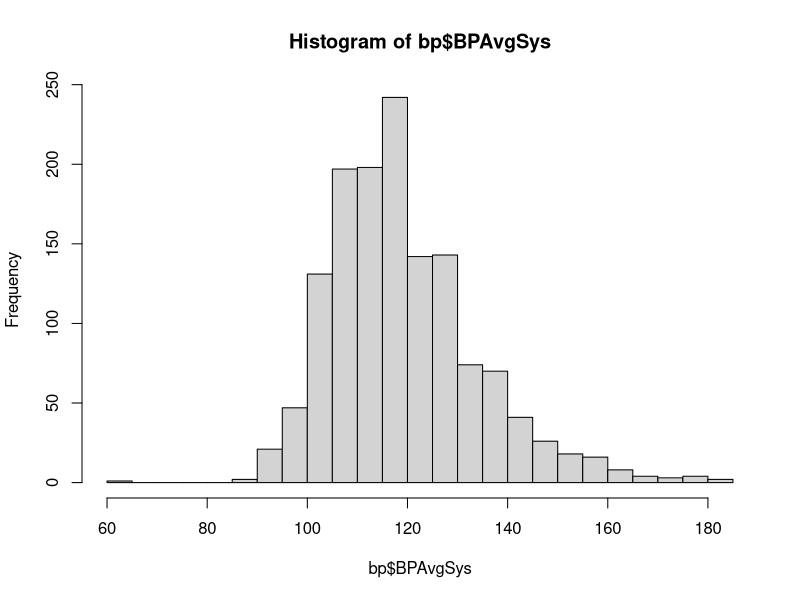
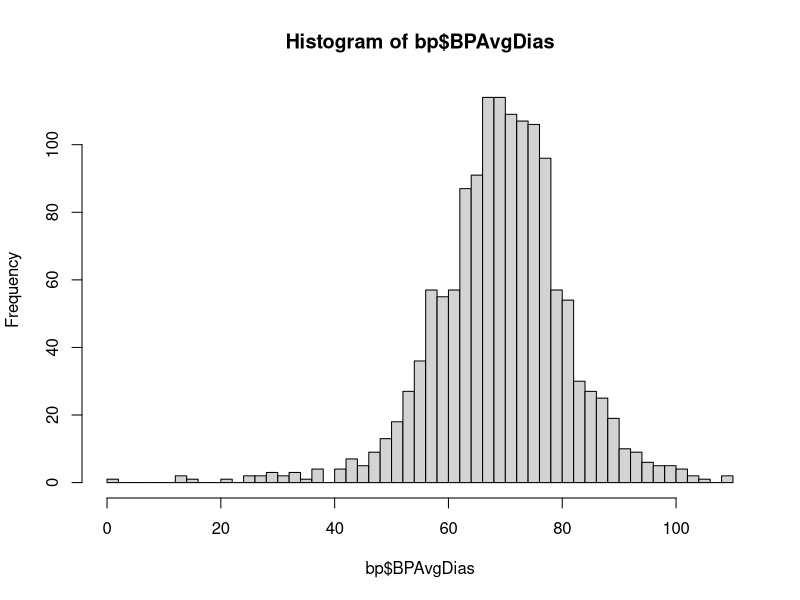
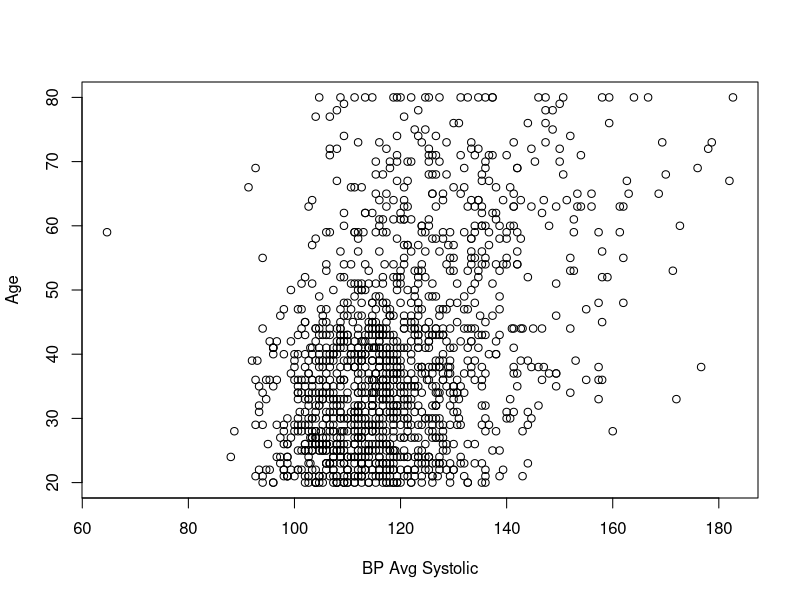
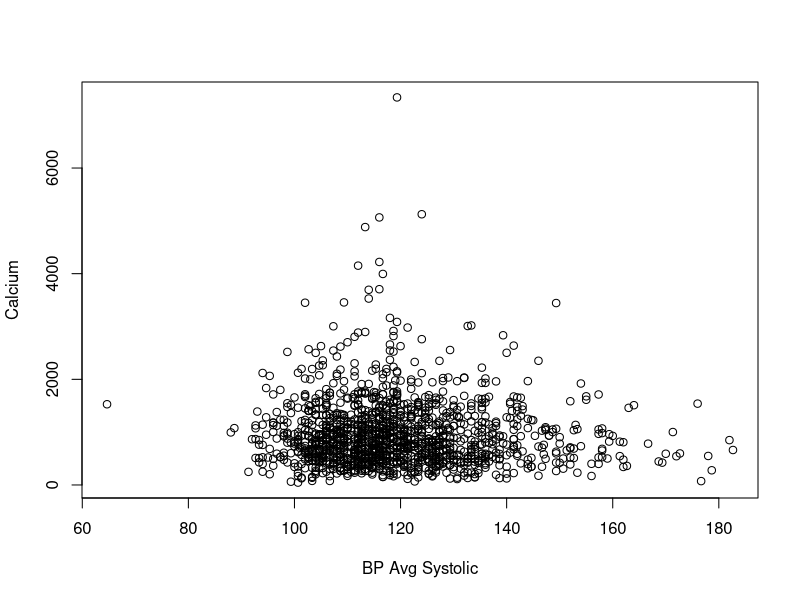
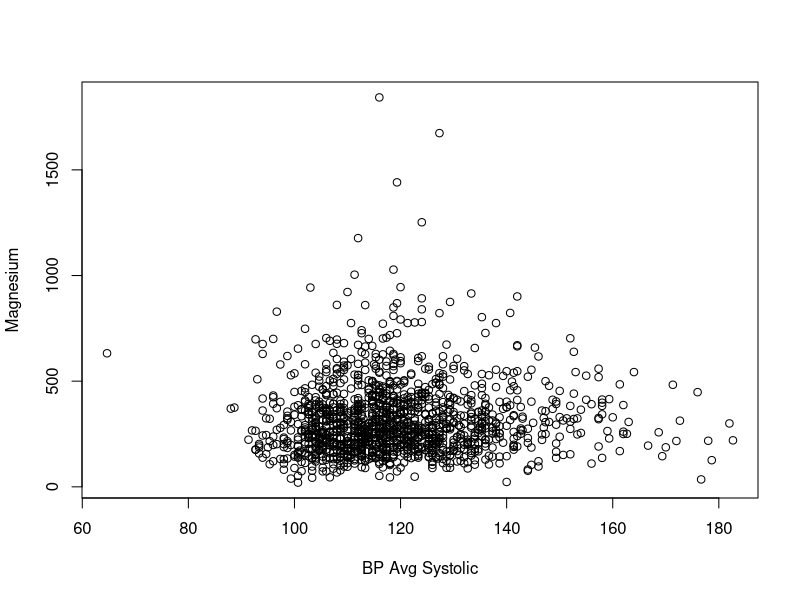
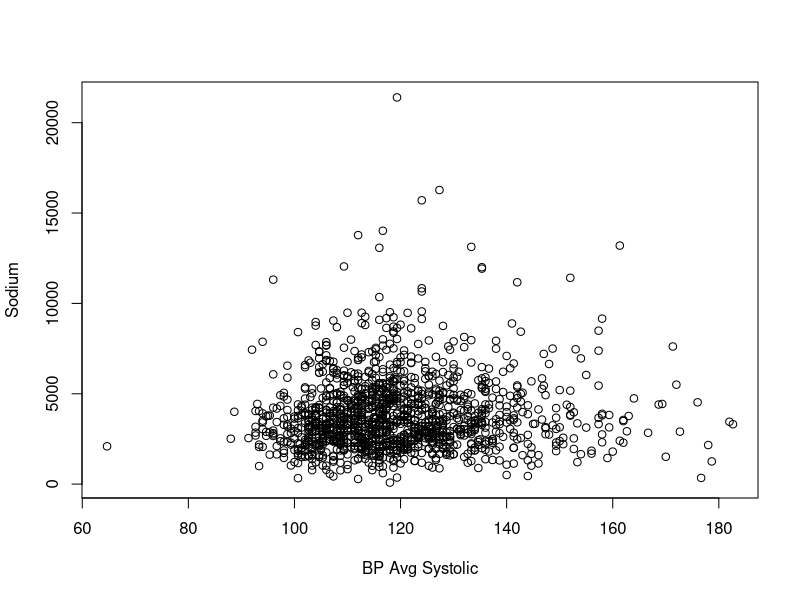
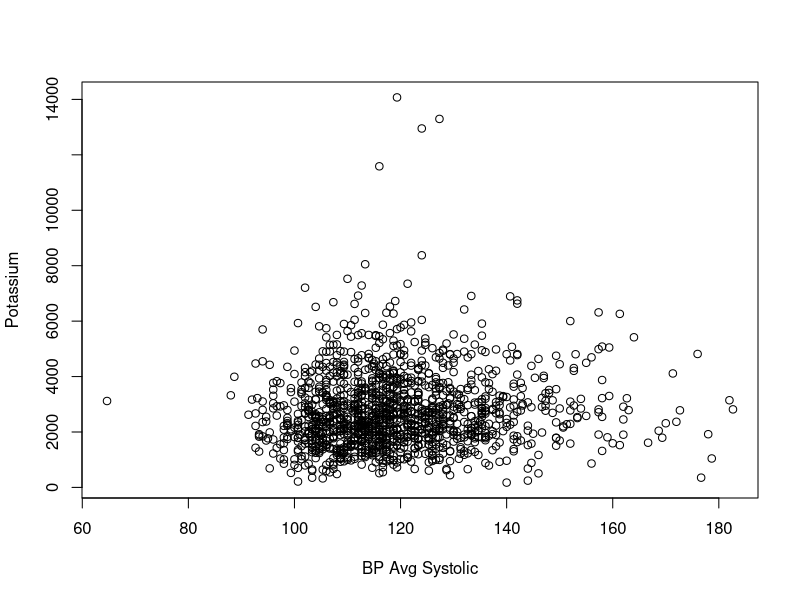
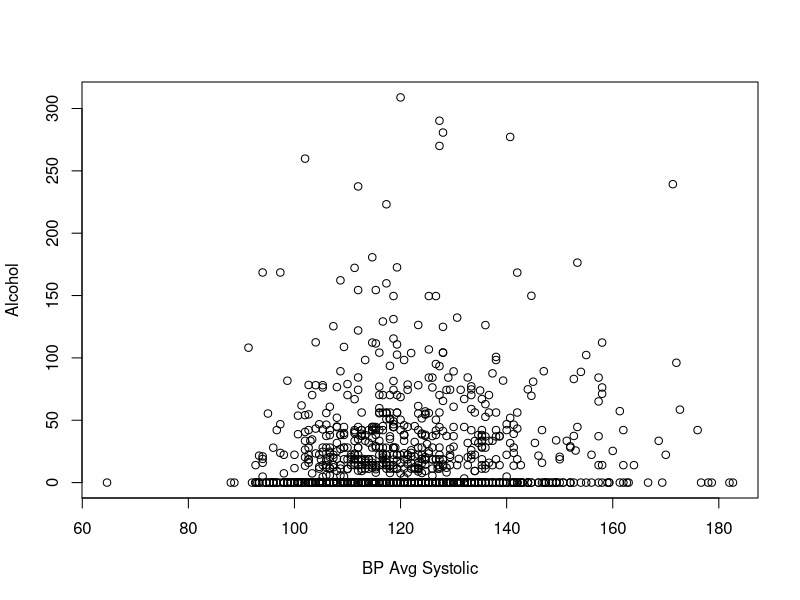

Here is the R script that generated these plots, in order:
## ---- chunk 1
knitr::opts_chunk$set(echo = TRUE)
## ---- chunk 2
bp = read.csv("NHANES Filtered Workbook.csv")
bp$BPAvgSys = rowMeans(bp[c("BPXSY1", "BPXSY2", "BPXSY3")], na.rm=TRUE)
bp$BPAvgDias = rowMeans(bp[c("BPXDI1", "BPXDI2", "BPXDI3")], na.rm=TRUE)
library(dplyr)
bp = select(bp,-c(SEQN, BPXSY1, BPXSY2, BPXSY3,BPXDI1,BPXDI2, BPXDI3, LBXIN, LBDINSI, LBDLDL, DIQ050, URXPREG,IND235))
## ---- chunk 3
bp = na.omit(bp)
bp$DBD895 = replace(bp$DBD895, bp$DBD895==5555, 22)
## ---- chunk 4
bp = bp %>% filter(RIDEXPRG != 3, INDHHIN2 %in% c(1:10,14,15), DRQSPREP != 9, DRQSDIET != 9, !ALQ130 %in% c(777,999), !DIQ010 %in% c(7,9), !DIQ160 %in% c(7,9), !DBD895 %in% c(7777,9999), !DPQ030 %in% c(7,9), !MCQ080 %in% c(7,9), !MCQ160B %in% c(7,9), !MCQ160C %in% c(7,9), !MCQ160F %in% c(7,9), !PAD680 %in% c(7777,9999), !SMQ020 %in% c(7,9))
## ---- chunk 5
colnames(bp)[1:34] = c("Sex","Age","Race","Pregnant", "InfantsInHousehold", "ChildrenInHousehold", "SeniorsInHousehold", "Income", "SaltUsed", "SpecialDiet", "Calcium","Magnesium","Sodium","Potassium","Alcohol", "Weight","BMI", "Waist", "LabCalcium", "LabCholesterol", "LabTriglycerides", "LabHDL", "LabGlucose", "DailyAlcoholicDrinks", "Diabetic","Prediabetic", "WeeklyMealsNotHomePrepared", "HighBP", "Overweight", "CongestiveHeartFailure", "CoronaryHeartDisease", "Stroke", "SedentaryMins", "SmokedCigarettes")

## ---- chunk 6
bp = select(bp,-c(Diabetic))
## ---- chunk 7
# Create training and testing set
# split samples (75% for training and 25% for testing)
select.bp <- sample(1:nrow(bp), 0.75*nrow(bp))
bp <- bp[select.bp,]  #Selecting 75% of the data for training purpose
bp_test <- bp[-select.bp,]  #Selecting 25% (remaining) of the data for testing purpose
## ---- chunk 8
bp_d = subset(bp, select= -c(BPAvgSys))
bp_s = subset(bp, select= -c(BPAvgDias))
## ---- chunk 9
hist(bp$BPAvgSys, breaks =40)
hist(bp$BPAvgDias, breaks=40)
## ---- chunk 10
numerical = subset(bp, select = c(Age, Calcium, Magnesium, Sodium, Potassium, Alcohol, Weight, BMI, Waist, LabCalcium, LabCholesterol, LabTriglycerides, LabHDL, LabGlucose, DailyAlcoholicDrinks, WeeklyMealsNotHomePrepared, SedentaryMins))
i = 1
while (i <= length(names(numerical))) {
  plot(bp$BPAvgSys, numerical[,i], xlab = "BP Avg Systolic", ylab = names(numerical)[i])
  i = i + 1
}
## ---- chunk 11

i=1
while (i <= length(names(numerical))) {
  plot(bp$BPAvgDias, numerical[,i], xlab = "BP Avg Diastolic", ylab = names(numerical)[i])
  i = i + 1
}

## ---- chunk 12
characs = subset(bp, select = -c(Age, Calcium, Magnesium, Sodium, Potassium, Alcohol, Weight, BMI, Waist, LabCalcium, LabCholesterol, LabTriglycerides, LabHDL, LabGlucose, DailyAlcoholicDrinks, WeeklyMealsNotHomePrepared, SedentaryMins, BPAvgSys, BPAvgDias))
i = 1
while (i <= length(names(characs))) {
  boxplot(bp$BPAvgSys ~ characs[,i], xlab = "BP Avg Systolic", ylab = names(characs)[i])
  i = i + 1
}
## ---- chunk 13
i = 1
while (i <= length(names(characs))) {
  boxplot(bp$BPAvgDias ~ characs[,i], xlab = "BP Avg Diastolic", ylab = names(characs)[i])
  i = i + 1
}
## ---- chunk 14
cor(bp, method = "pearson")[,"BPAvgSys"]
## ---- chunk 15
cor(bp_d, method = "pearson")[,"BPAvgDias"]
## ---- chunk 16
full_sys = lm(BPAvgSys ~ as.factor(Sex)+Age+as.factor(Race)+as.factor(Pregnant)+as.factor(InfantsInHousehold)+as.factor(ChildrenInHousehold)+as.factor(SeniorsInHousehold)+as.factor(Income)+as.factor(SaltUsed)+as.factor(SpecialDiet)+Calcium+Magnesium+Sodium+ Potassium + Alcohol + BMI + Waist + LabCalcium + LabCholesterol + LabTriglycerides + LabHDL + LabGlucose + DailyAlcoholicDrinks + as.factor(Prediabetic) + WeeklyMealsNotHomePrepared + as.factor(HighBP) + as.factor(Overweight) + as.factor(CongestiveHeartFailure)+as.factor(CoronaryHeartDisease)+as.factor(Stroke)+SedentaryMins + as.factor(SmokedCigarettes), data=bp_s)
summary(full_sys)
## ---- chunk 17
# compute influential points statistics
influence.measures(full_sys)
# print out only observations that may be influential 
summary(influence.measures(full_sys))

plot(rstudent(full_sys)~hatvalues(full_sys))
abline(h =-3, col="red")  # add cutoff line
abline(h = 3, col="red")  # add cutoff line

LargeResiduals <- abs(rstudent(full_sys)) > 3
bp_s_less_out <- bp_s[!LargeResiduals, ]
nrow(bp_s)-nrow(bp_s_less_out)
## ---- chunk 18
library(car)
## ---- chunk 19
vif(full_sys)
## ---- chunk 20
step(full_sys, direction = "backward", trace=FALSE)
## ---- chunk 21
m_s1 = lm(formula = BPAvgSys ~ as.factor(Sex) + Age + as.factor(Race) + 
    as.factor(SeniorsInHousehold) + as.factor(Income) + as.factor(SaltUsed) + 
    as.factor(SpecialDiet) + Magnesium + Alcohol + BMI + LabCholesterol + 
    LabTriglycerides + LabHDL + as.factor(CongestiveHeartFailure) + 
    as.factor(CoronaryHeartDisease), data = bp_s)
summary(m_s1)
## ---- chunk 22
Base = lm(BPAvgSys ~ 1, data=bp_s)
step(Base, scope=formula(full_sys),direction = "forward", trace=FALSE)
## ---- chunk 23
full_sys_new = lm(BPAvgSys ~ as.factor(Sex)+Age+as.factor(Race)+as.factor(Pregnant)+as.factor(InfantsInHousehold)+as.factor(ChildrenInHousehold)+as.factor(SeniorsInHousehold)+as.factor(Income)+as.factor(SaltUsed)+as.factor(SpecialDiet)+Calcium+Magnesium+Sodium+ Potassium + Alcohol + BMI + Waist + LabCalcium + LabCholesterol + LabTriglycerides + LabHDL + LabGlucose + DailyAlcoholicDrinks + as.factor(Prediabetic) + WeeklyMealsNotHomePrepared + as.factor(HighBP) + as.factor(Overweight) + as.factor(CongestiveHeartFailure)+as.factor(CoronaryHeartDisease)+as.factor(Stroke)+SedentaryMins + as.factor(SmokedCigarettes), data=bp_s_less_out)

plot(rstudent(full_sys_new)~hatvalues(full_sys_new))
abline(h =-3, col="red")  # add cutoff line
abline(h = 3, col="red")  # add cutoff line
## ---- chunk 24
summary(full_sys_new)
## ---- chunk 25
step(full_sys_new, direction = "backward", trace=FALSE)
## ---- chunk 26
m_s2_less_out = lm(formula = BPAvgSys ~ as.factor(Sex) + Age + as.factor(Race) + 
    as.factor(SeniorsInHousehold) + as.factor(Income) + as.factor(SaltUsed) + 
    as.factor(SpecialDiet) + Calcium + Sodium + Alcohol + BMI + 
    LabCalcium + LabCholesterol + LabTriglycerides + LabHDL + 
    LabGlucose + as.factor(CongestiveHeartFailure) + as.factor(CoronaryHeartDisease), 
    data = bp_s_less_out)
summary(m_s2_less_out)
## ---- chunk 27
#residuals vs fitted values plot
plot(fitted(full_sys), rstandard(full_sys))
abline(a=0,b=0,col='red')

#residuals vs independent variables
plot(bp_s$Age,  rstandard(full_sys), main="Age vs residuals plot for M2")
abline(a=0, b=0,col='red')
plot(bp_s$Income,  rstandard(full_sys), main="Income vs residuals plot for M2")
abline(a=0, b=0,col='red')
plot(bp_s$BMI,  rstandard(full_sys), main="Wealth vs residuals plot for M2")
abline(a=0, b=0,col='red')
plot(bp_s$LabTriglycerides,  rstandard(full_sys), main="Triglycerides vs residuals plot for M2")
abline(a=0, b=0,col='red')
plot(bp_s$Alcohol,  rstandard(full_sys), main="Alcohol vs residuals plot for M2")
abline(a=0, b=0,col='red')
plot(bp_s$WeeklyMealsNotHomePrepared,  rstandard(full_sys), main="WeeklyMealsNotHomePrepared vs residuals plot for M2")
abline(a=0, b=0,col='red')

#normal probability plot of residuals
qqnorm(rstandard(full_sys))
qqline(rstandard(full_sys),col=2)
## ---- chunk 28

Alcohol2 = bp_s$Alcohol^2
LabTriglycerides2 = bp_s$LabTriglycerides^2
WeeklyMealsNotHomePrepared2 = bp_s$WeeklyMealsNotHomePrepared^2

# attach it to bp_s dataset
bp_s=cbind(bp_s, Alcohol2,LabTriglycerides2, WeeklyMealsNotHomePrepared2)

full_sys_transformed = lm(BPAvgSys ~ as.factor(Sex)+Age+as.factor(Race)+as.factor(Pregnant)+as.factor(InfantsInHousehold)+as.factor(ChildrenInHousehold)+as.factor(SeniorsInHousehold)+as.factor(Income)+as.factor(SaltUsed)+as.factor(SpecialDiet)+Calcium+Magnesium+Sodium+ Potassium + Alcohol + Alcohol2 + BMI + Waist + LabCalcium + LabCholesterol + LabTriglycerides+ LabTriglycerides2 + LabHDL + LabGlucose + DailyAlcoholicDrinks + as.factor(Prediabetic) + WeeklyMealsNotHomePrepared + WeeklyMealsNotHomePrepared2 + as.factor(HighBP) + as.factor(Overweight) + as.factor(CongestiveHeartFailure)+as.factor(CoronaryHeartDisease)+as.factor(Stroke)+SedentaryMins + as.factor(SmokedCigarettes), data=bp_s)
summary(full_sys_transformed)
## ---- chunk 29
#residuals vs fitted values plot
plot(fitted(full_sys_transformed), rstandard(full_sys_transformed))
abline(a=0,b=0,col='red')

plot(bp_s$LabTriglycerides2,  rstandard(full_sys_transformed), main="Triglycerides vs residuals plot for M2")
abline(a=0, b=0,col='red')
plot(bp_s$Alcohol2,  rstandard(full_sys_transformed), main="Alcohol vs residuals plot for M2")
abline(a=0, b=0,col='red')
plot(bp_s$WeeklyMealsNotHomePrepared2,  rstandard(full_sys_transformed), main="WeeklyMealsNotHomePrepared vs residuals plot for M2")
abline(a=0, b=0,col='red')

#normal probability plot of residuals
qqnorm(rstandard(full_sys_transformed))
qqline(rstandard(full_sys_transformed),col=2)
## ---- chunk 30
step(full_sys_transformed, direction = "backward", trace=FALSE)
## ---- chunk 31
m_s3_trans = lm(formula = BPAvgSys ~ as.factor(Sex) + Age + as.factor(Race) + 
    as.factor(SeniorsInHousehold) + as.factor(Income) + as.factor(SaltUsed) + 
    as.factor(SpecialDiet) + Magnesium + Alcohol + Alcohol2 + 
    BMI + LabCholesterol + LabTriglycerides + LabTriglycerides2 + 
    LabHDL + as.factor(CongestiveHeartFailure) + as.factor(CoronaryHeartDisease), 
    data = bp_s)
summary(m_s3_trans)
## ---- chunk 32
Alcohol2 = bp_s_less_out$Alcohol^2
LabTriglycerides2 = bp_s_less_out$LabTriglycerides^2
WeeklyMealsNotHomePrepared2 = bp_s_less_out$WeeklyMealsNotHomePrepared^2

# attach it to bp_s dataset
bp_s_less_out=cbind(bp_s_less_out, Alcohol2,LabTriglycerides2, WeeklyMealsNotHomePrepared2)

full_sys_tran_less_out = lm(BPAvgSys ~ as.factor(Sex)+Age+as.factor(Race)+as.factor(Pregnant)+as.factor(InfantsInHousehold)+as.factor(ChildrenInHousehold)+as.factor(SeniorsInHousehold)+as.factor(Income)+as.factor(SaltUsed)+as.factor(SpecialDiet)+Calcium+Magnesium+Sodium+ Potassium + Alcohol + Alcohol2 + BMI + Waist + LabCalcium + LabCholesterol + LabTriglycerides+ LabTriglycerides2 + LabHDL + LabGlucose + DailyAlcoholicDrinks + as.factor(Prediabetic) + WeeklyMealsNotHomePrepared + WeeklyMealsNotHomePrepared2 + as.factor(HighBP) + as.factor(Overweight) + as.factor(CongestiveHeartFailure)+as.factor(CoronaryHeartDisease)+as.factor(Stroke)+SedentaryMins + as.factor(SmokedCigarettes), data=bp_s_less_out)
summary(full_sys_tran_less_out)
## ---- chunk 33
step(full_sys_tran_less_out, direction = "backward", trace=FALSE)
## ---- chunk 34
m_s4_trans_out_comb = lm(formula = BPAvgSys ~ as.factor(Sex) + Age + as.factor(Race) + 
    as.factor(SeniorsInHousehold) + as.factor(Income) + as.factor(SaltUsed) + 
    Calcium + Sodium + Alcohol + Alcohol2 + BMI + LabCalcium + 
    LabTriglycerides + LabTriglycerides2 + LabHDL + LabGlucose + 
    as.factor(CongestiveHeartFailure) + as.factor(CoronaryHeartDisease), 
    data = bp_s_less_out)
summary(m_s4_trans_out_comb)
## ---- chunk 35
#residuals vs fitted values plot
plot(fitted(m_s4_trans_out_comb), rstandard(m_s4_trans_out_comb))
abline(a=0,b=0,col='red')

plot(bp_s_less_out$LabTriglycerides2,  rstandard(m_s4_trans_out_comb), main="Triglycerides vs residuals plot for M2")
abline(a=0, b=0,col='red')
plot(bp_s_less_out$BMI,  rstandard(m_s4_trans_out_comb), main="BMI vs residuals plot for M2")
abline(a=0, b=0,col='red')
plot(bp_s_less_out$Alcohol2,  rstandard(m_s4_trans_out_comb), main="Alcohol vs residuals plot for M2")
abline(a=0, b=0,col='red')

#normal probability plot of residuals
qqnorm(rstandard(full_sys_transformed))
qqline(rstandard(full_sys_transformed),col=2)
## ---- chunk 36
Alcohol2 = bp_test$Alcohol^2
LabTriglycerides2 = bp_test$LabTriglycerides^2

# attach it to bp_s dataset
bp_test=cbind(bp_test, Alcohol2,LabTriglycerides2)
y_pred <- predict.glm(m_s4_trans_out_comb, bp_test)
y_obs<-bp_test[,"BPAvgSys"]
## ---- chunk 37
# Compute RMSE of prediction errors 
rmse_m1 <- sqrt((y_obs - y_pred)%*%(y_obs - y_pred)/nrow(bp_test)) 
rmse_m1
# Compute mean absolute error 
mae_m1<-mean(abs(y_obs - y_pred)) 
mae_m1
# Compute mean percentage absolute error 
mape_m1<-mean(abs((y_obs - y_pred)/y_obs))*100 
mape_m1
## ---- chunk 38
# compute cross-validated R^2_pred 
r2_pred = cor(cbind(y_obs,y_pred))**2 
r2_train = summary(m_s4_trans_out_comb)$r.squared 
diffr2_m1=abs(r2_train-r2_pred) 
#print difference of cross-validate R2 and R2 
diffr2_m1[1,2]

